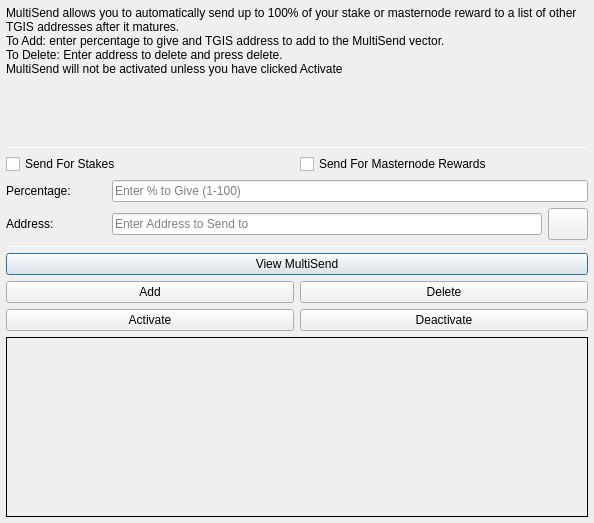
<?xml version="1.0" encoding="UTF-8"?>
<ui version="4.0">
 <class>MultiSendDialog</class>
 <widget class="QDialog" name="MultiSendDialog">
  <property name="windowModality">
   <enum>Qt::NonModal</enum>
  </property>
  <property name="geometry">
   <rect>
    <x>0</x>
    <y>0</y>
    <width>594</width>
    <height>523</height>
   </rect>
  </property>
  <property name="windowTitle">
   <string>MultiSend</string>
  </property>
  <layout class="QVBoxLayout" name="verticalLayout" stretch="0">
   <property name="leftMargin">
    <number>6</number>
   </property>
   <property name="topMargin">
    <number>6</number>
   </property>
   <property name="rightMargin">
    <number>6</number>
   </property>
   <property name="bottomMargin">
    <number>6</number>
   </property>
   <item>
    <layout class="QVBoxLayout" name="verticalLayout_Main" stretch="1,1,1,1,1,1">
     <item>
      <widget class="QLabel" name="label_2">
       <property name="lineWidth">
        <number>1</number>
       </property>
       <property name="text">
        <string>MultiSend allows you to automatically send up to 100% of your stake or masternode reward to a list of other TGIS addresses after it matures.
To Add: enter percentage to give and TGIS address to add to the MultiSend vector.
To Delete: Enter address to delete and press delete.
MultiSend will not be activated unless you have clicked Activate</string>
       </property>
       <property name="alignment">
        <set>Qt::AlignLeading|Qt::AlignLeft|Qt::AlignTop</set>
       </property>
       <property name="wordWrap">
        <bool>true</bool>
       </property>
      </widget>
     </item>
     <item>
      <widget class="Line" name="line">
       <property name="minimumSize">
        <size>
         <width>0</width>
         <height>1</height>
        </size>
       </property>
       <property name="maximumSize">
        <size>
         <width>16777215</width>
         <height>1</height>
        </size>
       </property>
       <property name="orientation">
        <enum>Qt::Horizontal</enum>
       </property>
      </widget>
     </item>
     <item>
      <layout class="QVBoxLayout" name="verticalLayout_Settings">
       <item>
        <layout class="QHBoxLayout" name="horizontalLayout">
         <item>
          <widget class="QCheckBox" name="multiSendStakeCheckBox">
           <property name="text">
            <string>Send For Stakes</string>
           </property>
          </widget>
         </item>
         <item>
          <widget class="QCheckBox" name="multiSendMasternodeCheckBox">
           <property name="text">
            <string>Send For Masternode Rewards</string>
           </property>
          </widget>
         </item>
        </layout>
       </item>
       <item>
        <layout class="QHBoxLayout" name="horizontalLayout_6">
         <item>
          <widget class="QLabel" name="label">
           <property name="minimumSize">
            <size>
             <width>100</width>
             <height>0</height>
            </size>
           </property>
           <property name="toolTip">
            <string>Percentage of stake to send</string>
           </property>
           <property name="text">
            <string>Percentage:</string>
           </property>
          </widget>
         </item>
         <item>
          <widget class="QLineEdit" name="multiSendPercentEdit">
           <property name="toolTip">
            <string>Enter whole numbers 1 - 100</string>
           </property>
           <property name="placeholderText">
            <string>Enter % to Give (1-100)</string>
           </property>
          </widget>
         </item>
        </layout>
       </item>
       <item>
        <layout class="QHBoxLayout" name="horizontalLayout_7">
         <item>
          <widget class="QLabel" name="label_5">
           <property name="minimumSize">
            <size>
             <width>100</width>
             <height>0</height>
            </size>
           </property>
           <property name="toolTip">
            <string>Address to send portion of stake to</string>
           </property>
           <property name="text">
            <string>Address:</string>
           </property>
          </widget>
         </item>
         <item>
          <widget class="QLineEdit" name="multiSendAddressEdit">
           <property name="toolTip">
            <string/>
           </property>
           <property name="placeholderText">
            <string>Enter Address to Send to</string>
           </property>
          </widget>
         </item>
         <item>
          <widget class="QPushButton" name="addressBookButton">
           <property name="maximumSize">
            <size>
             <width>16777215</width>
             <height>32</height>
            </size>
           </property>
           <property name="toolTip">
            <string>Choose an address from the address book</string>
           </property>
           <property name="text">
            <string/>
           </property>
           <property name="icon">
            <iconset resource="../tgis.qrc">
             <normaloff>:/icons/address-book</normaloff>:/icons/address-book</iconset>
           </property>
           <property name="shortcut">
            <string>Alt+A</string>
           </property>
           <property name="autoDefault">
            <bool>false</bool>
           </property>
          </widget>
         </item>
        </layout>
       </item>
      </layout>
     </item>
     <item>
      <widget class="Line" name="line_2">
       <property name="minimumSize">
        <size>
         <width>0</width>
         <height>1</height>
        </size>
       </property>
       <property name="maximumSize">
        <size>
         <width>16777215</width>
         <height>1</height>
        </size>
       </property>
       <property name="orientation">
        <enum>Qt::Horizontal</enum>
       </property>
      </widget>
     </item>
     <item>
      <layout class="QVBoxLayout" name="verticalLayout_Buttons">
       <item>
        <layout class="QHBoxLayout" name="horizontalLayout_4">
         <item>
          <widget class="QPushButton" name="viewButton">
           <property name="toolTip">
            <string/>
           </property>
           <property name="statusTip">
            <string>View MultiSend Vector</string>
           </property>
           <property name="text">
            <string>View MultiSend</string>
           </property>
          </widget>
         </item>
        </layout>
       </item>
       <item>
        <layout class="QHBoxLayout" name="horizontalLayout_2">
         <item>
          <widget class="QPushButton" name="addButton">
           <property name="toolTip">
            <string/>
           </property>
           <property name="statusTip">
            <string>Add to MultiSend Vector</string>
           </property>
           <property name="text">
            <string>Add</string>
           </property>
          </widget>
         </item>
         <item>
          <widget class="QPushButton" name="deleteButton">
           <property name="toolTip">
            <string/>
           </property>
           <property name="statusTip">
            <string>Delete Address From MultiSend Vector</string>
           </property>
           <property name="text">
            <string>Delete</string>
           </property>
          </widget>
         </item>
        </layout>
       </item>
       <item>
        <layout class="QHBoxLayout" name="horizontalLayout_5">
         <item>
          <widget class="QPushButton" name="activateButton">
           <property name="statusTip">
            <string>Activate MultiSend</string>
           </property>
           <property name="text">
            <string>Activate</string>
           </property>
          </widget>
         </item>
         <item>
          <widget class="QPushButton" name="disableButton">
           <property name="statusTip">
            <string>Deactivate MultiSend</string>
           </property>
           <property name="text">
            <string>Deactivate</string>
           </property>
          </widget>
         </item>
        </layout>
       </item>
      </layout>
     </item>
     <item>
      <widget class="QLabel" name="message">
       <property name="minimumSize">
        <size>
         <width>0</width>
         <height>180</height>
        </size>
       </property>
       <property name="frameShape">
        <enum>QFrame::Panel</enum>
       </property>
       <property name="frameShadow">
        <enum>QFrame::Plain</enum>
       </property>
       <property name="lineWidth">
        <number>1</number>
       </property>
       <property name="midLineWidth">
        <number>1</number>
       </property>
       <property name="text">
        <string/>
       </property>
       <property name="alignment">
        <set>Qt::AlignLeading|Qt::AlignLeft|Qt::AlignTop</set>
       </property>
       <property name="wordWrap">
        <bool>true</bool>
       </property>
      </widget>
     </item>
    </layout>
   </item>
  </layout>
 </widget>
 <resources>
  <include location="../tgis.qrc"/>
 </resources>
 <connections/>
</ui>
